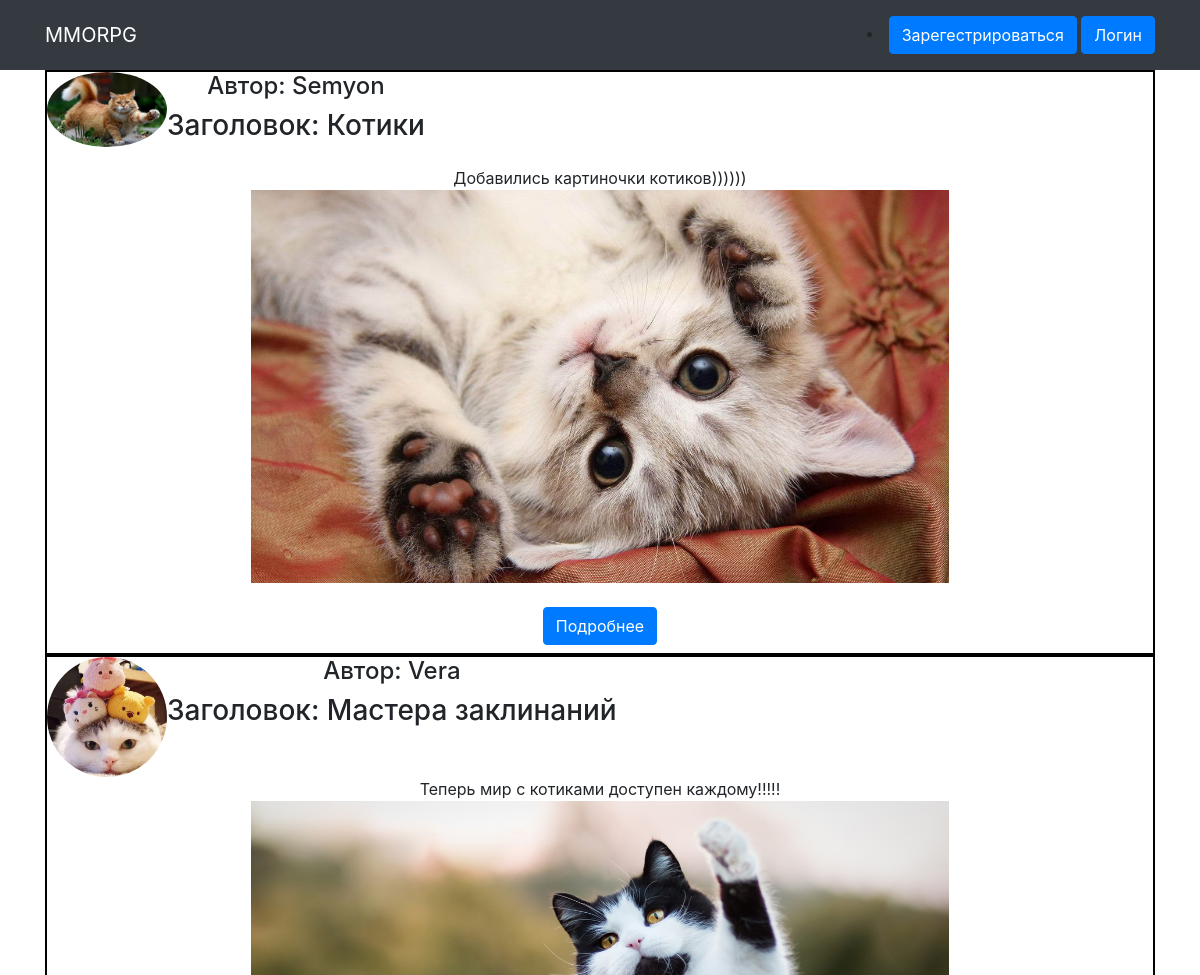
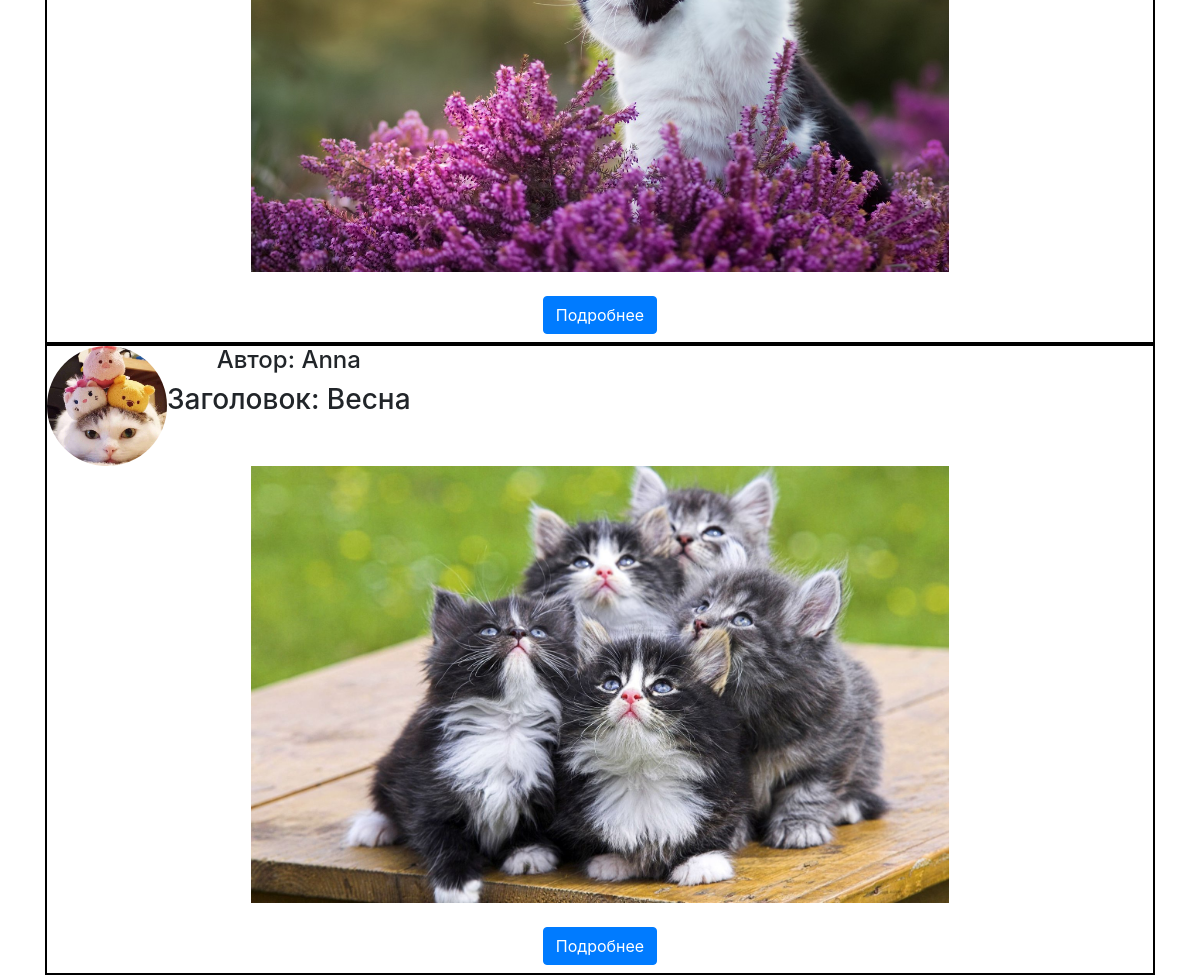
/posts/, run on the app's committed database (2 pictures, top to bottom).
### MMORPG/models.py (models this page shows, shortened)
class Post(models.Model):
    post_author = models.ForeignKey(User, on_delete=models.CASCADE, null=True)
    post_header = models.CharField(max_length=64)
    post_rating = models.IntegerField(default=0)
    post_content = models.CharField(max_length=512, default='')
    CATEGORY_TYPES = (
        ("t","Танки"),
        ("h","Хилы"),
        ("DD","ДД"),
        ("trad","Торговцы"),
        ("gild","Гилдмастеры"),
        ("qg","Квестгиверы"),
        ("bs","Кузнецы"),
        ("tan","Кожевники"),
        ("pot","Зельевары"),
        ("ms","Мастера заклинаний"),
    )
    post_category = models.CharField(choices=CATEGORY_TYPES,max_length=10)

### sign/models.py (models this page shows)
class User(AbstractUser):
    name = models.CharField(max_length=200, default='')
    email = models.EmailField(unique=True)
    bio = models.TextField(null=True, default='')
    avatar = models.ImageField()
    REQUIRED_FIELDS = 'email'
    REQUIRED_FIELDS = []

### MMORPG/views.py (the view)
# urls.py: path('' , indexPage, name = 'main_page'),
def indexPage(request):
    posts = Post.objects.all()
    context = {'posts':posts, }
    return render(request,'MMORPG/index.html', context)

### templates/MMORPG/index.html (shortened to what this page needs)
{% extends 'head.html' %}
{% load static %}
{% block content %}
{% if posts %}
    {% for post in posts %}
        <div class="content">
            <div class="header">
                <div class="avatar">
                    <img src="{{post.post_author.avatar.url}}" alt="">
                </div>
                <div class="header-content">
                    <h4>Автор: {{ post.post_author }}</h4>
                    <h3>Заголовок: {{ post.post_header }}</h3>
                </div>
            </div>
            <div class="img-content">
                {{ post.post_content|safe }}
            </div>
            <div class="reply">
                <div class="link">
                    <a class="btn btn-primary my-2" href="{% url 'post_detail' post.pk %}">Подробнее</a>
                </div>
            </div>
        </div>
    {% endfor %}
{% endif %}
{% endblock content %}

### templates/head.html (shortened to what this page needs)
{% load static %}
<!DOCTYPE html>
<html lang="en">
<head>
  <link href="{% static 'css/bootstrap.min.css' %}" rel="stylesheet">
  <link href="{% static 'css/style.css' %}" rel="stylesheet">
</head>
<body>
  {% load cache %}
    {% cache 300 form %}
    <nav class="navbar navbar-expand-lg navbar-dark bg-dark static-top">
      <div class="container">
        <a class="navbar-brand" href="{% url 'main_page' %}">MMORPG</a>
    {% endcache %}
      {% if request.user.username %}
        <div class="collapse navbar-collapse" id="navbarResponsive">
          <ul class="navbar-nav ml-auto">
            <li class="nav-item">
              <a class="nav-link" href="{% url 'profile' %}">Мой профиль</a>
            </li>
            <li class="nav-item">
              <a class="nav-link" href="{% url 'post_create' %}">Создать обьявление</a>
            </li>
            <li class="nav-item">
              <a class="nav-link" href="{% url 'author_posts' %}">Мои обьявления</a>
            </li>
      {% else %}
          <li class="nav-item">
            <a class="btn btn-primary my-2"  href="{% url 'signup' %}">Зарегестрироваться</a>
            <a class="btn btn-primary my-2"  href="{% url 'login' %}">Логин</a>
          </li>
      {% endif %}
      </div>
  </nav>
  <div class="container">
    <div class="row">
      <div class="col-lg-12 text-center">
       {% block content %}{% endblock content %}
      </div>
    </div>
  </div>
</body>
</html>

### static/css/style.css (style rules this page uses)
.content { display: flex; flex-direction: column; border: 2px solid black; }
.reply { display: flex; justify-content: center; }
.header { display: flex; }
.avatar { position: relative; display: inline-block; border-radius: 50%; border: 2px solid var(--color-main); width: 120px; }
.avatar img { display: block; border-radius: 50%; object-fit: cover; object-position: center; width: 120px; }

### data on the page
Post: post_author.avatar (picture), post_author "Semyon", post_header "Котики", post_content "Добавились картиночки котиков))))))", post_content (picture)
Post: post_author.avatar (picture), post_author "Vera", post_header "Мастера заклинаний", post_content "Теперь мир с котиками доступен каждому!!!!!", post_content (picture)
Post: post_author.avatar (picture), post_author "Anna", post_header "Весна", post_content (picture)
